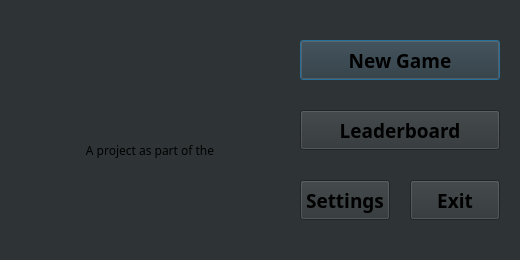
<?xml version="1.0" encoding="UTF-8"?>
<ui version="4.0">
 <class>zorkHome</class>
 <widget class="QDialog" name="zorkHome">
  <property name="geometry">
   <rect>
    <x>0</x>
    <y>0</y>
    <width>520</width>
    <height>260</height>
   </rect>
  </property>
  <property name="minimumSize">
   <size>
    <width>400</width>
    <height>0</height>
   </size>
  </property>
  <property name="maximumSize">
   <size>
    <width>600</width>
    <height>300</height>
   </size>
  </property>
  <property name="windowTitle">
   <string>Zork</string>
  </property>
  <property name="windowIcon">
   <iconset resource="imglib.qrc">
    <normaloff>:/zorkIcon.png</normaloff>:/zorkIcon.png</iconset>
  </property>
  <property name="autoFillBackground">
   <bool>false</bool>
  </property>
  <property name="styleSheet">
   <string notr="true">background-color: rgb(46, 52, 54);</string>
  </property>
  <property name="sizeGripEnabled">
   <bool>false</bool>
  </property>
  <widget class="QPushButton" name="newGameButton">
   <property name="geometry">
    <rect>
     <x>300</x>
     <y>40</y>
     <width>200</width>
     <height>40</height>
    </rect>
   </property>
   <property name="font">
    <font>
     <family>Montserrat</family>
     <pointsize>14</pointsize>
     <weight>75</weight>
     <bold>true</bold>
    </font>
   </property>
   <property name="mouseTracking">
    <bool>false</bool>
   </property>
   <property name="text">
    <string>New Game</string>
   </property>
  </widget>
  <widget class="QPushButton" name="exitButton">
   <property name="geometry">
    <rect>
     <x>410</x>
     <y>180</y>
     <width>90</width>
     <height>40</height>
    </rect>
   </property>
   <property name="font">
    <font>
     <family>Montserrat</family>
     <pointsize>14</pointsize>
     <weight>75</weight>
     <bold>true</bold>
    </font>
   </property>
   <property name="text">
    <string>Exit</string>
   </property>
  </widget>
  <widget class="QToolButton" name="settingsButton">
   <property name="geometry">
    <rect>
     <x>300</x>
     <y>180</y>
     <width>90</width>
     <height>40</height>
    </rect>
   </property>
   <property name="font">
    <font>
     <family>Montserrat</family>
     <pointsize>14</pointsize>
     <weight>75</weight>
     <bold>true</bold>
    </font>
   </property>
   <property name="autoFillBackground">
    <bool>false</bool>
   </property>
   <property name="styleSheet">
    <string notr="true"/>
   </property>
   <property name="text">
    <string>Settings</string>
   </property>
   <property name="iconSize">
    <size>
     <width>32</width>
     <height>32</height>
    </size>
   </property>
   <property name="popupMode">
    <enum>QToolButton::DelayedPopup</enum>
   </property>
   <property name="autoRaise">
    <bool>false</bool>
   </property>
   <property name="arrowType">
    <enum>Qt::NoArrow</enum>
   </property>
  </widget>
  <widget class="QPushButton" name="leaderboardButton">
   <property name="geometry">
    <rect>
     <x>300</x>
     <y>110</y>
     <width>200</width>
     <height>40</height>
    </rect>
   </property>
   <property name="font">
    <font>
     <family>Montserrat</family>
     <pointsize>14</pointsize>
     <weight>75</weight>
     <bold>true</bold>
    </font>
   </property>
   <property name="mouseTracking">
    <bool>false</bool>
   </property>
   <property name="text">
    <string>Leaderboard</string>
   </property>
  </widget>
  <widget class="QLabel" name="csisLogo">
   <property name="geometry">
    <rect>
     <x>70</x>
     <y>150</y>
     <width>160</width>
     <height>100</height>
    </rect>
   </property>
   <property name="text">
    <string/>
   </property>
   <property name="pixmap">
    <pixmap>CSIS.png</pixmap>
   </property>
   <property name="scaledContents">
    <bool>true</bool>
   </property>
   <property name="openExternalLinks">
    <bool>true</bool>
   </property>
  </widget>
  <widget class="QLabel" name="label_2">
   <property name="geometry">
    <rect>
     <x>60</x>
     <y>140</y>
     <width>180</width>
     <height>20</height>
    </rect>
   </property>
   <property name="font">
    <font>
     <family>Montserrat</family>
    </font>
   </property>
   <property name="text">
    <string>A project as part of the</string>
   </property>
   <property name="alignment">
    <set>Qt::AlignCenter</set>
   </property>
  </widget>
  <widget class="QLabel" name="zorkLogo">
   <property name="geometry">
    <rect>
     <x>30</x>
     <y>0</y>
     <width>250</width>
     <height>110</height>
    </rect>
   </property>
   <property name="frameShape">
    <enum>QFrame::NoFrame</enum>
   </property>
   <property name="text">
    <string/>
   </property>
   <property name="pixmap">
    <pixmap resource="imglib.qrc">:/zorkLogo.png</pixmap>
   </property>
   <property name="scaledContents">
    <bool>true</bool>
   </property>
   <property name="openExternalLinks">
    <bool>true</bool>
   </property>
  </widget>
 </widget>
 <resources>
  <include location="imglib.qrc"/>
 </resources>
 <connections/>
</ui>
